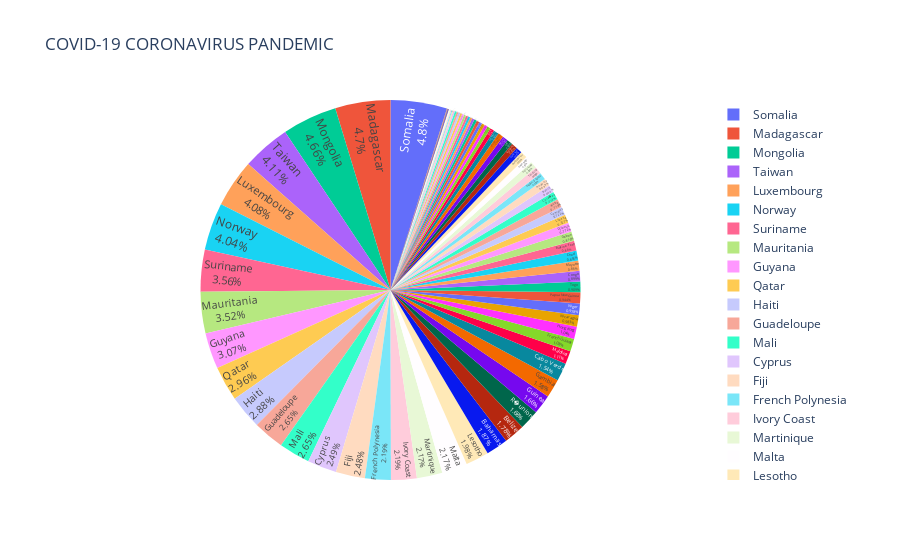

Write notebook code for a chart like this one.
### Code cell
import plotly.express as px
fig = px.pie(df, values='TotalDeaths', names='Country,Other',
             title='COVID-19 CORONAVIRUS PANDEMIC',
             hover_data=['TotalCases'], labels={'TotalDeaths'})
fig.update_traces(textposition='inside', textinfo='percent+label')
fig.show()

### Figure 1 — Plotly figure (JSON) as saved in the notebook; plotly's stock layout.template omitted (floating-point values rounded to 4 significant figures; data arrays with more than 128 entries replaced by an {"elided": "..."} marker saying what was removed)
{"data": [{"customdata": {"elided": "223x1 str values"}, "domain": {"x": [0, 1], "y": [0, 1]}, "hovertemplate": "Country,Other=%{label}<br>TotalDeaths=%{value}<br>TotalCases=%{customdata[0]}<extra></extra>", "labels": {"elided": "223 str values"}, "legendgroup": "", "name": "", "showlegend": true, "textinfo": "percent+label", "textposition": "inside", "type": "pie", "values": {"elided": "223 str values"}}], "layout": {"legend": {"tracegroupgap": 0}, "title": {"text": "COVID-19 CORONAVIRUS PANDEMIC"}}}
